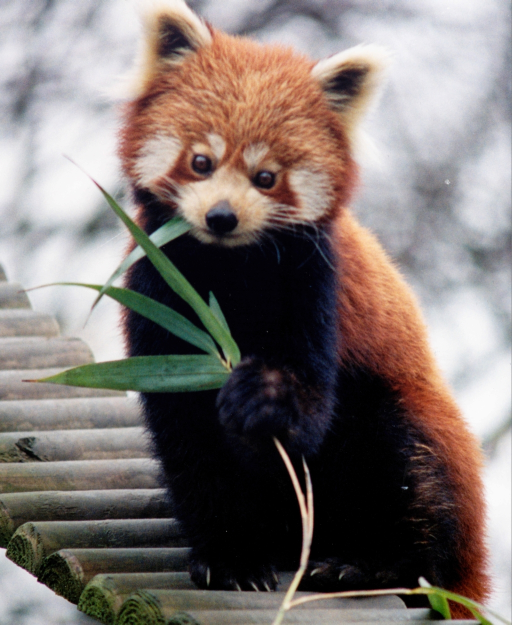
#> input picture rgb_image.jpg, 1024 x 1249 px (shown at 1/2 size)
$ jupyter execute --allow-errors histogram.ipynb
#> lines starting #> are read from the running program, lines starting #| are printed output that depends on the picture
[cell 1]
import numpy as np
import matplotlib.pyplot as plt
import cv2 as cv

[cell 2]
img = cv.imread('rgb_image.jpg')
#> img is the input picture: shape (1249, 1024, 3); mean B, G, R 113.4, 117.1, 126.6
img = cv.cvtColor(img,cv.COLOR_BGR2GRAY)
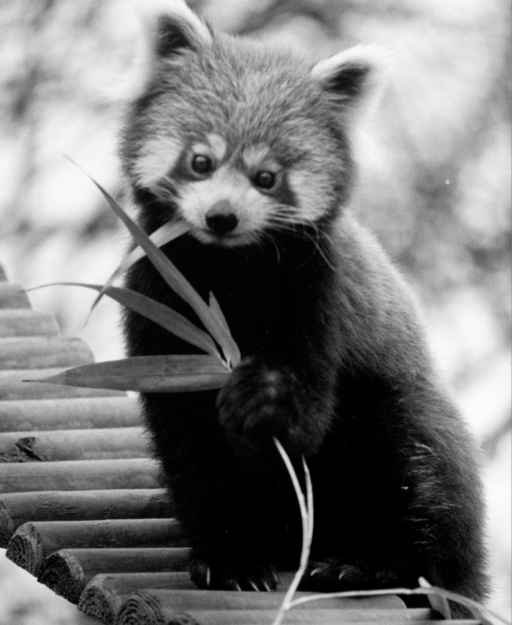
#> img: shape (1249, 1024) (shown at 1/2 size); min 0, max 253, mean 119.5

[cell 3]
plt.imshow(img, cmap = 'gray')

[cell 4]
plt.hist(img.ravel(),256,[0,256])
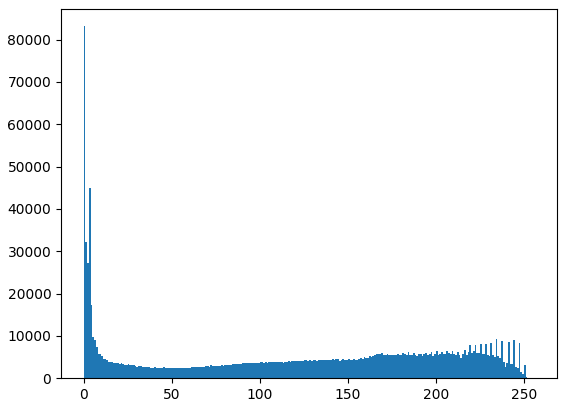
#> figure drawn by matplotlib, 1 panel; tallest bar 83167 high, from x = 0 to 1

[cell 5]
img_ravel = np.ravel(img)
unique, counts = np.unique(img_ravel, return_counts=True)
#> unique = 254 values from 0 to 253; counts = 254 values, max 83167 at index 0, min 2 at index 253, mean 5035.3
dict_img_ravel = dict(zip(unique, counts))
#> dict_img_ravel = 254 items

#> (a cell that did not finish here is left out)

[cell 7]
s = 0
new_dict = {}
for i in range(254):

    s = s+dict_img_ravel[i]
    new_dict[i] = np.round(255*s/sum(dict_img_ravel.values()))
#> this loop made 254 passes
#> s on passes 1 to 3: 83167, 115370, 142625
#> after the loop, new_dict = 254 items; s = 1278976
print(new_dict)
#> (printed output is left out)

[cell 8]
plt.bar(list(new_dict.keys()), new_dict.values(), color='b')
plt.show()
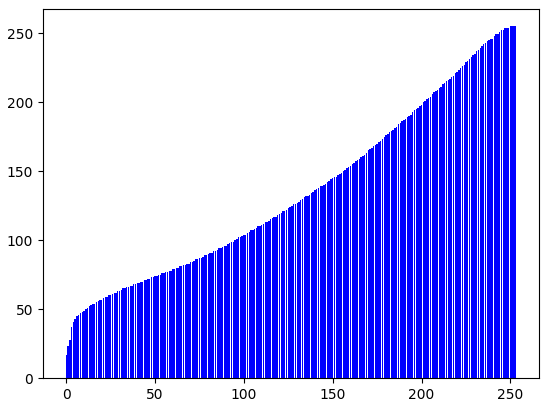
#> figure drawn by matplotlib, 1 panel

$ run again, with image_noice.jpg copied over rgb_image.jpg
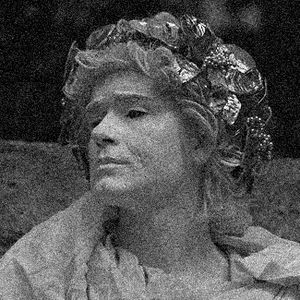
#> input picture image_noice.jpg, 300 x 300 px
#> img is the input picture: shape (300, 300, 3); min 0, max 255, mean 80.2
#> img: shape (300, 300)
#> `[cell 4] plt.hist(img.ravel(),256,[0,256])`:
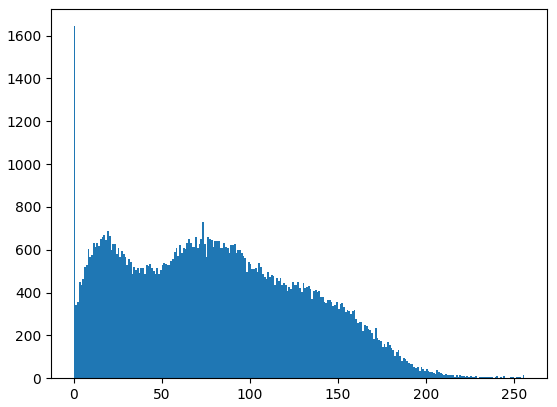
#> figure drawn by matplotlib, 1 panel; tallest bar 1644 high, from x = 0 to 1
#> unique = 256 values from 0 to 255; counts = 256 values, max 1644 at index 0, min 1 at index 241, mean 351.6
#> dict_img_ravel = 256 items
#> Out = 1
#> the loop `for i in range(254): ` made 254 passes
#> s on passes 1 to 3: 1644, 1985, 2340
#> after the loop `for i in range(254):`: new_dict = 254 items; s = 89984
#> (printed output is left out)
#> `plt.show()`:
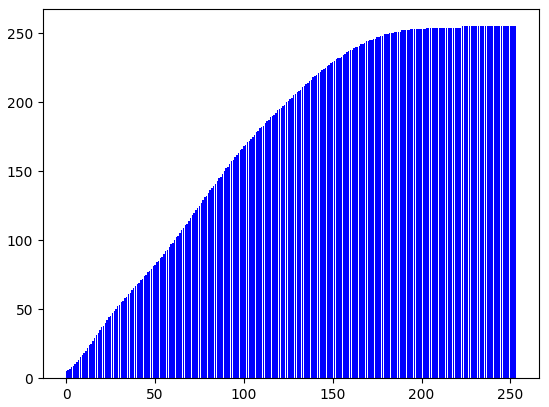
#> figure drawn by matplotlib, 1 panel

$ run again, with sharp.jpg copied over rgb_image.jpg
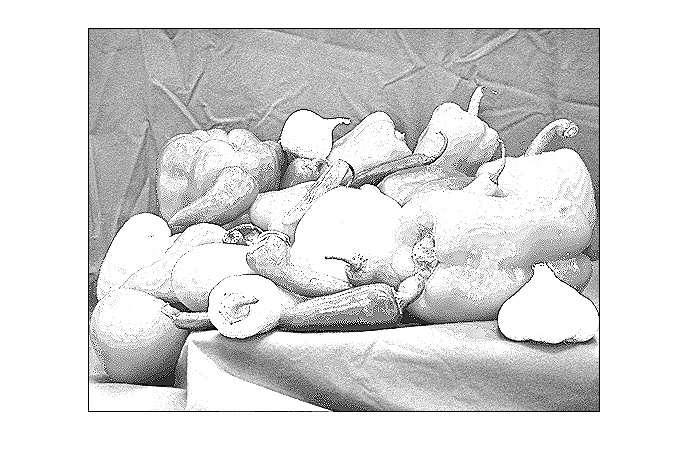
#> input picture sharp.jpg, 690 x 475 px
#> img is the input picture: shape (475, 690, 3); min 0, max 255, mean 219.3
#> img: shape (475, 690)
#> `[cell 4] plt.hist(img.ravel(),256,[0,256])`:
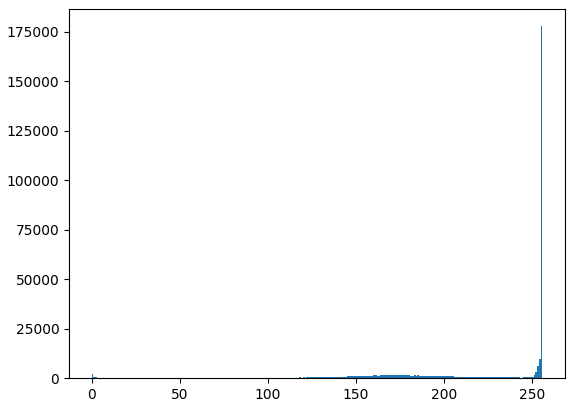
#> figure drawn by matplotlib, 1 panel; tallest bar 177830 high, from x = 255 to 256
#> unique = 256 values from 0 to 255; counts = 256 values, max 177830 at index 255, min 29 at index 17, mean 1280.3
#> dict_img_ravel = 256 items
#> Out = 9529
#> the loop `for i in range(254): ` made 254 passes
#> s on passes 1 to 3: 2064, 2658, 3078
#> after the loop `for i in range(254):`: new_dict = 254 items; s = 140391
#> (printed output is left out)
#> `plt.show()`:
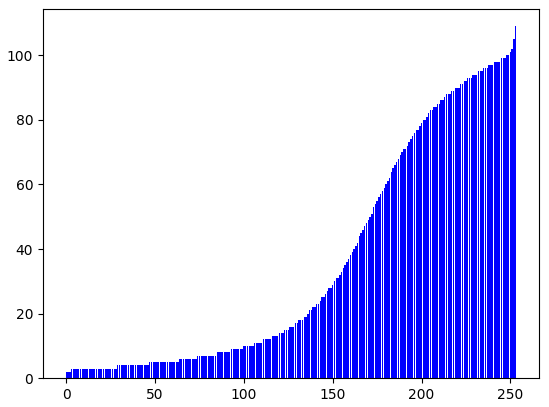
#> figure drawn by matplotlib, 1 panel; tallest bar 109 high, from x = 252.6 to 253.4
